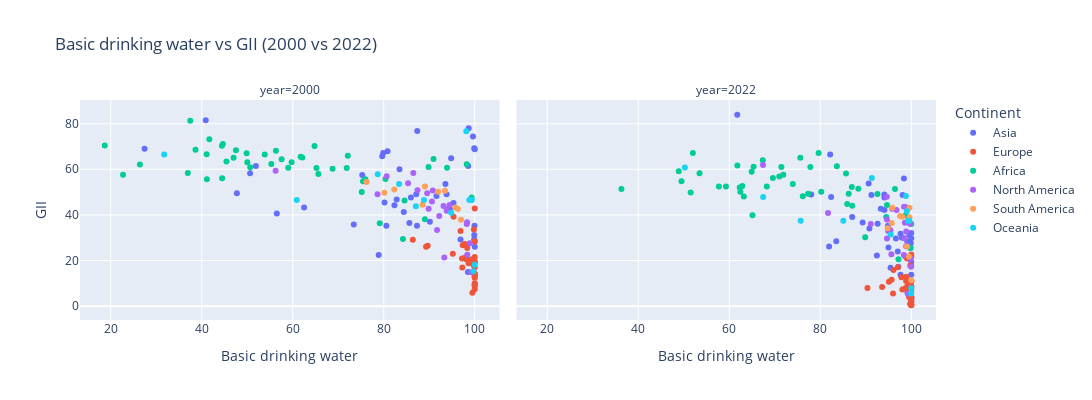
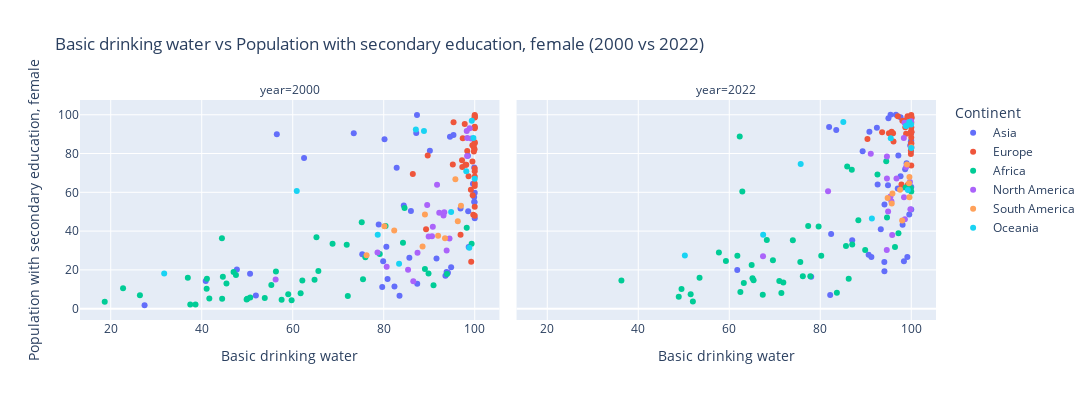
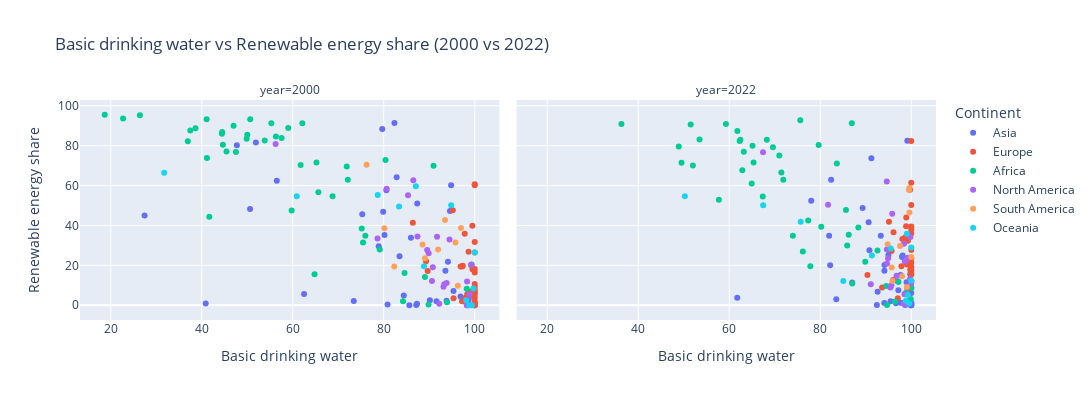
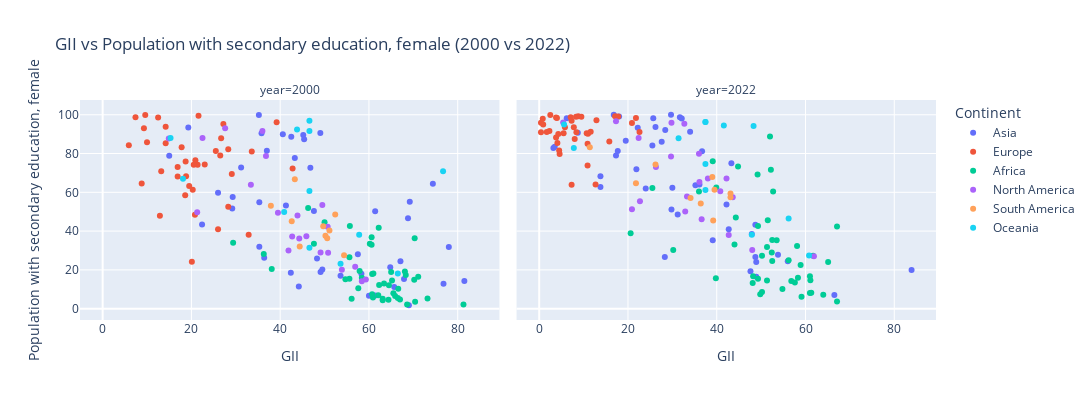

Notebook source saved alongside these figures, in order:
### Markdown cell above
In a second step we wanted to visualize the most interesting correlations in more detail. We chose to visualize them for 2000 and 2022 to see the difference in time using an interactive plot to be able to understand outliers withing the correlation patterns.
By doing this we can identify specific countries as outliers and see their development.

### Code cell
# Take the first and last year
data_2000_2022 = data[data['year'].isin([2000, 2022])]

# Identify correlated pairs > |0.6|
high_corr = []
for col1 in corr_matrix.columns:
    for col2 in corr_matrix.columns:
        if col1 != col2 and 0.6 < abs(corr_matrix.loc[col1, col2]):
            pair = tuple(sorted([col1, col2]))
            if pair not in high_corr:
                high_corr.append(pair)
                
# Loop through correlated pairs and create one figure per pair
for x_col, y_col in high_corr:
    fig = px.scatter(
        data_2000_2022,
        x=x_col,
        y=y_col,
        color='continent',
        facet_col='year',           # side-by-side plots for 2002 & 2022
        hover_name='country',       # show country on hover
        category_orders={'year':[2000, 2022]}, 
        title=f'{x_col} vs {y_col} (2000 vs 2022)'
    )
    
    fig.update_layout(
        width=1100,
        height=400,
        legend_title_text='Continent'
    )
    
    fig.show()
